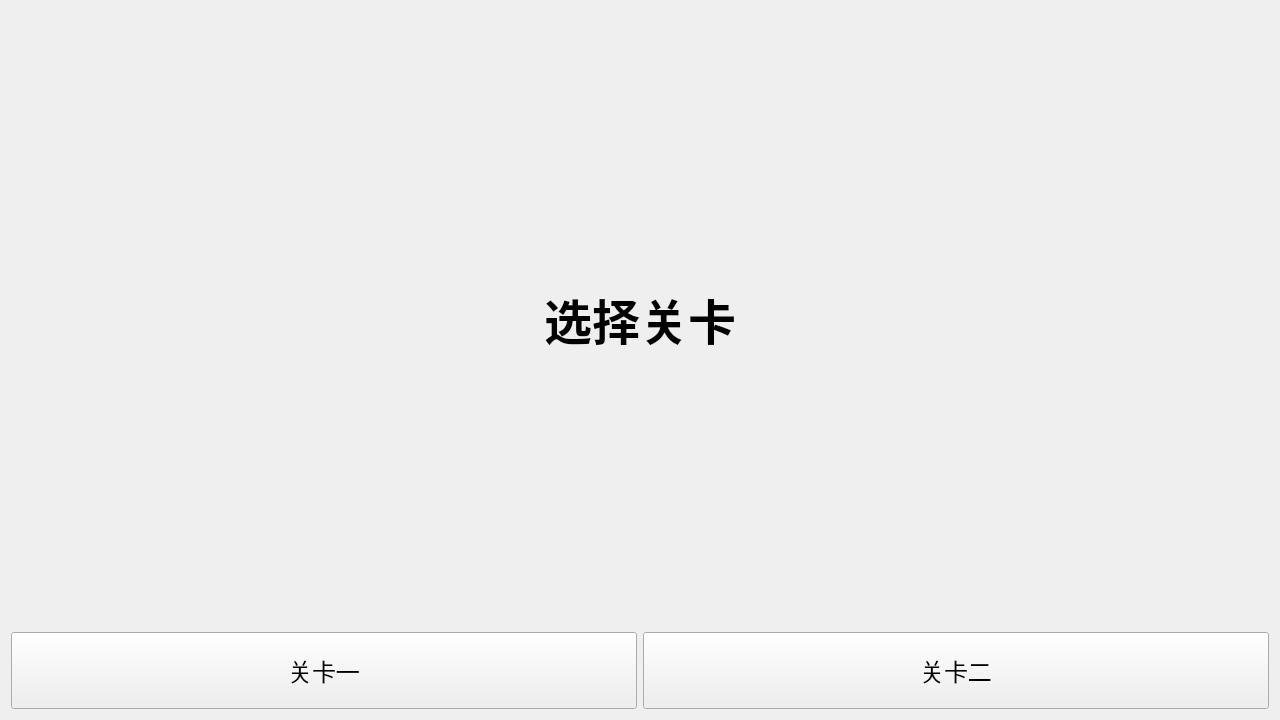
<?xml version="1.0" encoding="UTF-8"?>
<ui version="4.0">
 <class>LevelSelect</class>
 <widget class="QWidget" name="LevelSelect">
  <property name="geometry">
   <rect>
    <x>0</x>
    <y>0</y>
    <width>1280</width>
    <height>720</height>
   </rect>
  </property>
  <property name="windowTitle">
   <string>关卡选择</string>
  </property>
  <layout class="QVBoxLayout" name="verticalLayout">
   <item>
    <widget class="QLabel" name="titleLabel">
     <property name="text">
      <string>选择关卡</string>
     </property>
     <property name="alignment">
      <set>Qt::AlignCenter</set>
     </property>
     <property name="styleSheet">
      <string notr="true">font-size: 48px; font-weight: bold;</string>
     </property>
    </widget>
   </item>
   <item>
    <layout class="QHBoxLayout" name="horizontalLayout">
     <item>
      <widget class="QPushButton" name="level1Button">
       <property name="text">
        <string>关卡一</string>
       </property>
       <property name="styleSheet">
        <string notr="true">font-size: 24px; padding: 20px 40px;</string>
       </property>
      </widget>
     </item>
     <item>
      <widget class="QPushButton" name="level2Button">
       <property name="text">
        <string>关卡二</string>
       </property>
       <property name="styleSheet">
        <string notr="true">font-size: 24px; padding: 20px 40px;</string>
       </property>
      </widget>
     </item>
    </layout>
   </item>
  </layout>
 </widget>
 <layoutdefault spacing="6" margin="11"/>
 <resources/>
 <connections/>
</ui>
